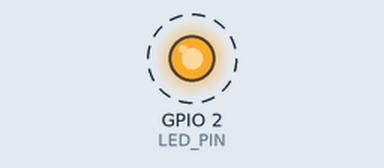
Simulated run of this program. Board: ESP32. Shown: output pins drawn as LEDs (lit = HIGH). Dashed ring = blinking. What the program prints to the serial monitor is not drawn.

Above: at 0.5 s.
Timing chart, 0 to 4.6 s (numbered marks = the images above):
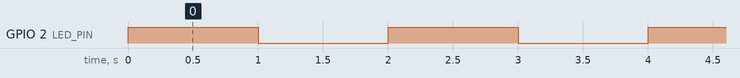

Measured:
- by itself, GPIO 2 (LED_PIN): alternates HIGH for 1.0 s and LOW for 1.0 s

The program:

main.cpp
```cpp
// Import necessary libraries
#include <Arduino.h>

// Define the LED pin
#define LED_PIN 2

void setup() {
  // Initialize serial communication for debug output
  Serial.begin(115200);
  Serial.println("Setup started");

  // Configure the LED pin as an output
  // We use pinMode() to set the direction of the pin
  pinMode(LED_PIN, OUTPUT);

  Serial.println("Setup completed");
}

void loop() {
  // Turn the LED on
  // We use digitalWrite() to set the state of the pin
  digitalWrite(LED_PIN, HIGH);
  Serial.println("LED on");

  // Wait for 1 second
  // We use delay() to introduce a time delay
  delay(1000);

  // Turn the LED off
  digitalWrite(LED_PIN, LOW);
  Serial.println("LED off");

  // Wait for 1 second
  delay(1000);
}
```
